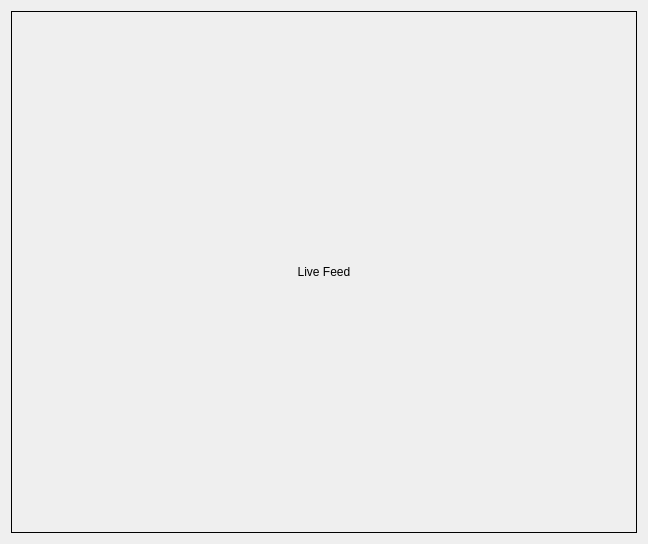
<?xml version="1.0" encoding="UTF-8"?>
<ui version="4.0">
 <class>Form</class>
 <widget class="QWidget" name="Form">
  <property name="geometry">
   <rect>
    <x>0</x>
    <y>0</y>
    <width>648</width>
    <height>544</height>
   </rect>
  </property>
  <property name="windowTitle">
   <string>Form</string>
  </property>
  <layout class="QGridLayout" name="gridLayout">
   <item row="0" column="0">
    <widget class="QLabel" name="cameraLabel">
     <property name="frameShape">
      <enum>QFrame::Shape::Box</enum>
     </property>
     <property name="text">
      <string>Live Feed</string>
     </property>
     <property name="alignment">
      <set>Qt::AlignmentFlag::AlignCenter</set>
     </property>
    </widget>
   </item>
  </layout>
 </widget>
 <resources/>
 <connections/>
</ui>
